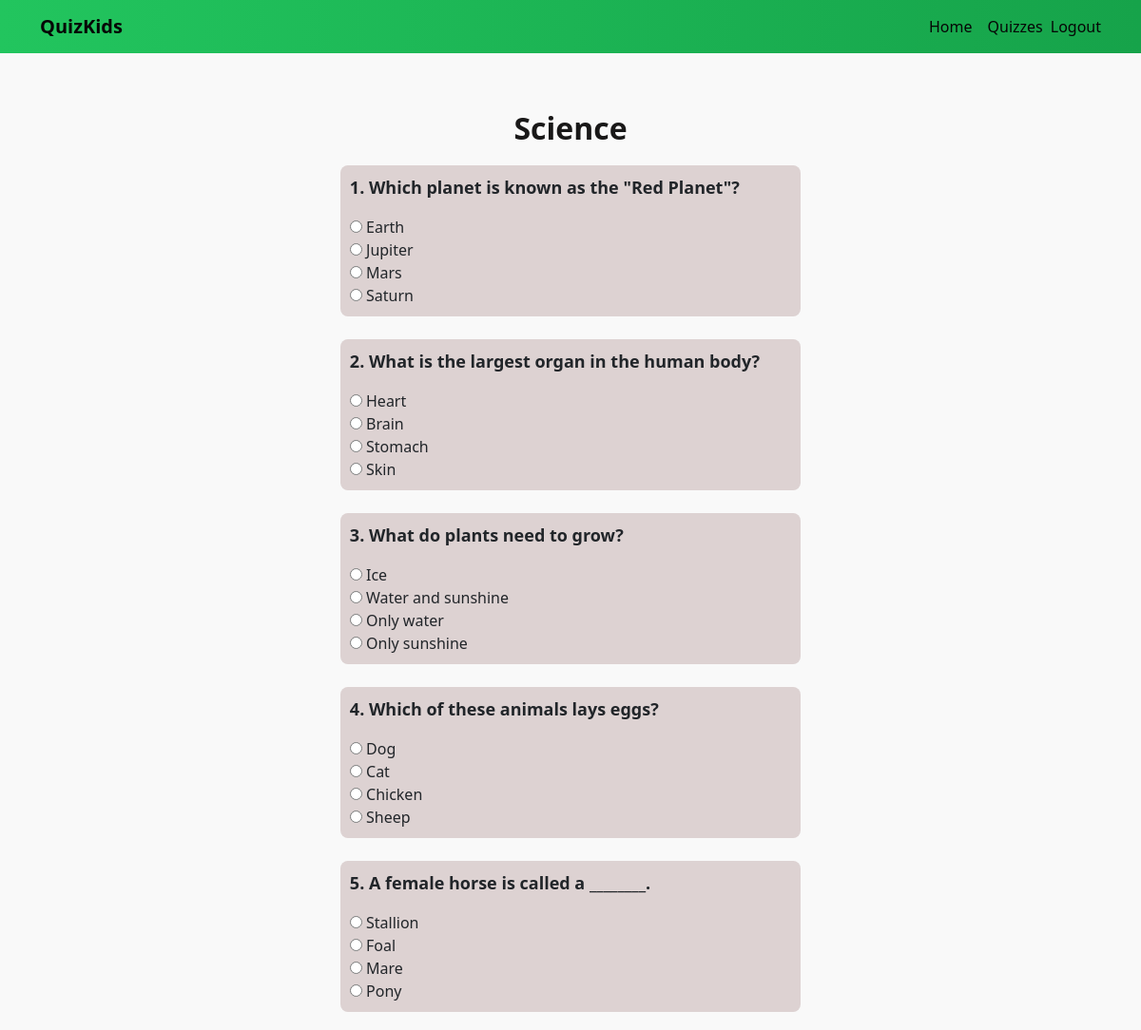
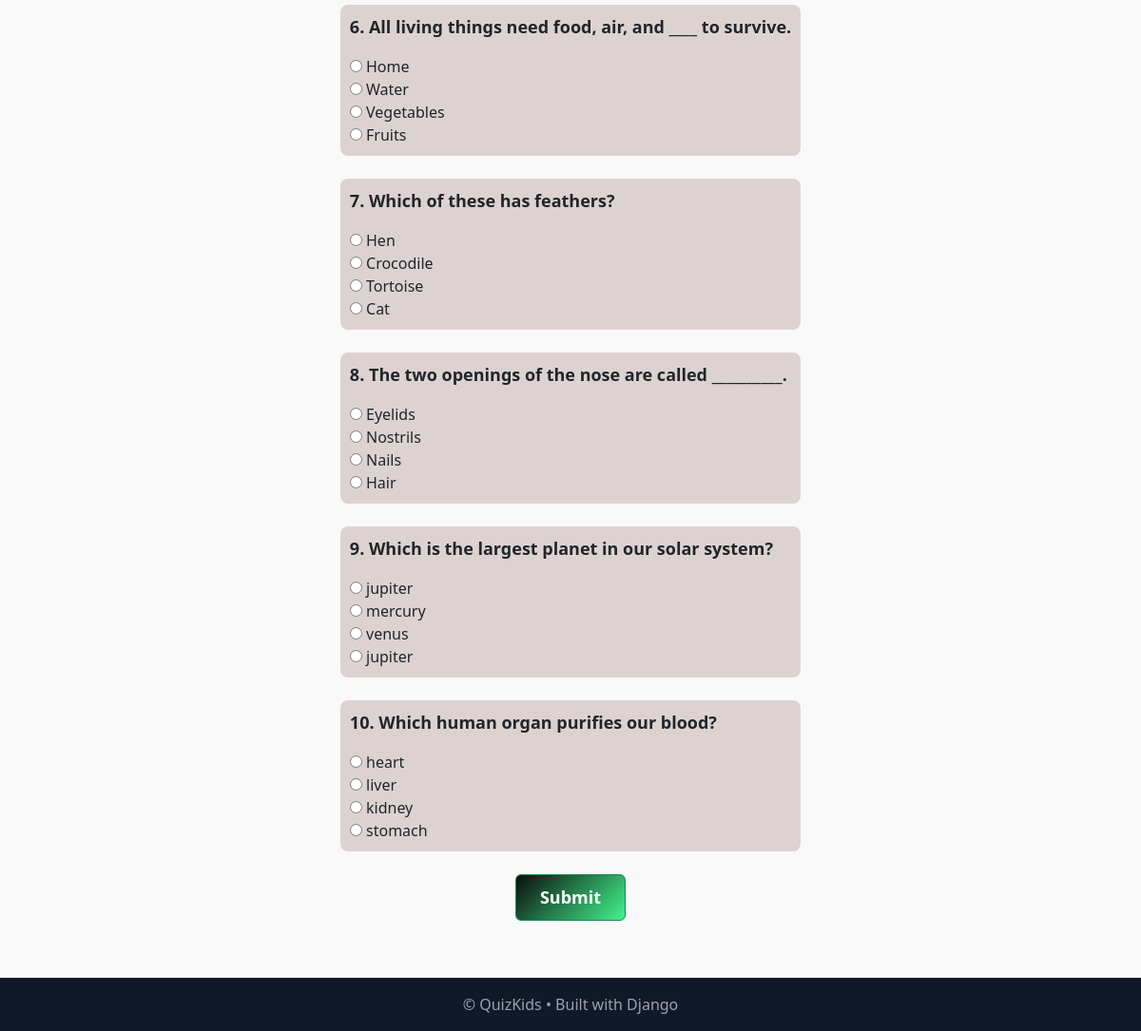
/quiz/1/take/ (signed in), run on the app's committed database (2 pictures, top to bottom).
### quiz_app/models.py (models this page shows, shortened)
class Quiz(models.Model):
    title = models.CharField(max_length=200)
    description = models.TextField(blank=True)
    created_at = models.DateTimeField(auto_now_add=True)

class Question(models.Model):
    quiz = models.ForeignKey(Quiz, on_delete=models.CASCADE, related_name="questions")
    text = models.CharField(max_length=255)
    option1 = models.CharField(max_length=150)
    option2 = models.CharField(max_length=150)
    option3 = models.CharField(max_length=150)
    option4 = models.CharField(max_length=150)
    correct_answer = models.CharField(max_length=150)  # must match one of the options

### quiz_app/views.py (the view, shortened to what this page needs)
# urls.py: path("quiz/<int:quiz_id>/take/", views.take_quiz, name="take_quiz"),
@login_required
def take_quiz(request, quiz_id):
    quiz = get_object_or_404(Quiz, id=quiz_id)
    questions = quiz.questions.all()
    return render(request, "quiz_app/take_quiz.html", {"quiz": quiz, "questions": questions})

### quiz_app/templates/quiz_app/take_quiz.html (shortened to what this page needs)
{% extends "quiz_app/base.html" %}
{% load static %}
{% block hero %}
<div class="quiz-container">
  <h2 class="quiz-title">{{ quiz.title }}</h2>
  <form method="post">
    {% for q in questions %}
      <div class="question-block mb-4">
        <p><strong>{{ forloop.counter }}. {{ q.text }}</strong></p>
        <label><input type="radio" name="{{ q.id }}" value="{{ q.option1 }}"> {{ q.option1 }}</label><br>
        <label><input type="radio" name="{{ q.id }}" value="{{ q.option2 }}"> {{ q.option2 }}</label><br>
        <label><input type="radio" name="{{ q.id }}" value="{{ q.option3 }}"> {{ q.option3 }}</label><br>
        <label><input type="radio" name="{{ q.id }}" value="{{ q.option4 }}"> {{ q.option4 }}</label><br>
      </div>
    {% endfor %}
      <div class="submit-btn">
    <button type="submit" class="btn btn-success">Submit</button>
      </div>
  </form>
</div>
{% endblock %}

### quiz_app/templates/quiz_app/take_quiz.html (style rules this page uses)
html, body { height: 100%; margin: 0; }
body { display: flex; flex-direction: column; }
body { background-color: #f9f9f9; }
.quiz-container { max-width: 800px; margin: 40px auto; padding: 20px; }
.question-block { margin-bottom: 20px; padding: 10px; border-radius: 8px; background: #ddd2d2ff; }
.question-block strong { font-size: 18px; font-weight: bold; }
.quiz-title { font-size: 32px; font-weight: 800; text-align: center; color: #191818ff; margin-bottom: 20px; }
.submit-btn { text-align: center; margin-top: 20px; }
.submit-btn button { background: linear-gradient(135deg, #0a0d0dff, #43f48dff); padding: 10px 25px; font-size: 18px; font-weight: bold; }

### data on the page
Quiz: title "Science"
Question: text "Which planet is known as the \"Red Planet\"?", option1 "Earth", option2 "Jupiter", option3 "Mars", option4 "Saturn"
Question: text "What is the largest organ in the human body?", option1 "Heart", option2 "Brain", option3 "Stomach", option4 "Skin"
Question: text "What do plants need to grow?", option1 "Ice", option2 "Water and sunshine", option3 "Only water", option4 "Only sunshine"
Question: text "Which of these animals lays eggs?", option1 "Dog", option2 "Cat", option3 "Chicken", option4 "Sheep"
Question: text "A female horse is called a ________.", option1 "Stallion", option2 "Foal", option3 "Mare", option4 "Pony"
Question: text "All living things need food, air, and ____ to survive.", option1 "Home", option2 "Water", option3 "Vegetables", option4 "Fruits"
Question: text "Which of these has feathers?", option1 "Hen", option2 "Crocodile", option3 "Tortoise", option4 "Cat"
Question: text "The two openings of the nose are called __________.", option1 "Eyelids", option2 "Nostrils", option3 "Nails", option4 "Hair"
Question: text "Which is the largest planet in our solar system?", option1 "jupiter", option2 "mercury", option3 "venus", option4 "jupiter"
Question: text "Which human organ purifies our blood?", option1 "heart", option2 "liver", option3 "kidney", option4 "stomach"
